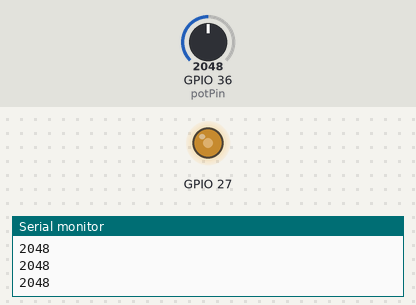
This sketch was run on a simulated ESP32. Parts: output pins drawn as LEDs (lit = HIGH), the last lines printed to the serial monitor. The test bench sets the inputs (shaded band); at power-on: GPIO 36 (potPin) = 2048.

Above: at 1.2 s.
1.3 s: GPIO 36 (potPin) set to 2866
At 1.6 s:
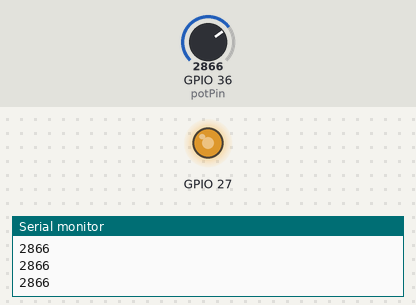
2.8 s: GPIO 36 (potPin) set to 3603
At 4.0 s:
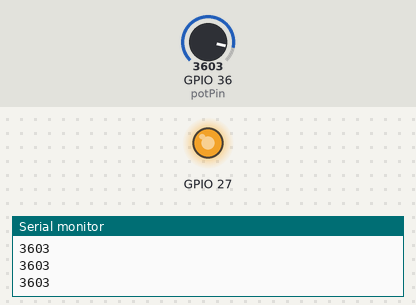
4.3 s: GPIO 36 (potPin) set to 491
At 5.3 s:
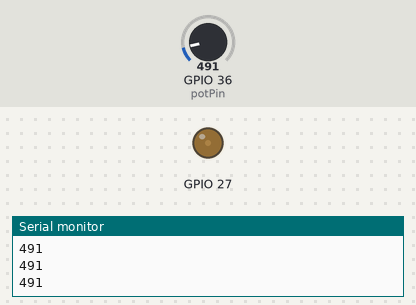
5.8 s: GPIO 36 (potPin) set to 0
At 6.6 s:
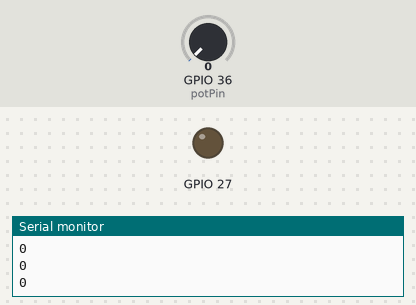
Timing chart, 0 to 8.3 s (numbered marks = the images above; inputs shaded):
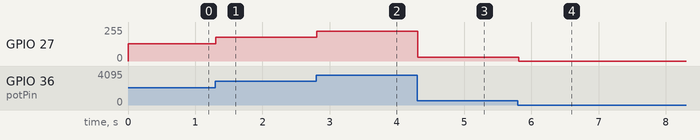

Measured:
- after the input at 1.3 s, GPIO 27: 128/255 → 179/255 at once
- after the input at 2.8 s, GPIO 27: 179/255 → 225/255 at once
- after the input at 4.3 s, GPIO 27: 225/255 → 30/255 at once
- after the input at 5.8 s, GPIO 27: 30/255 → 0/255 at once

The sketch:

ligaLedPot.ino
```cpp
#include <analogWrite.h>
#define potPin 36
int valPot = 0;

void setup() {
  Serial.begin(9600);
  pinMode (27, OUTPUT);
}

void loop() {
  valPot = analogRead(potPin);
  analogWrite(27, valPot/16);
  Serial.println(valPot);
  delay(100);
}
```
